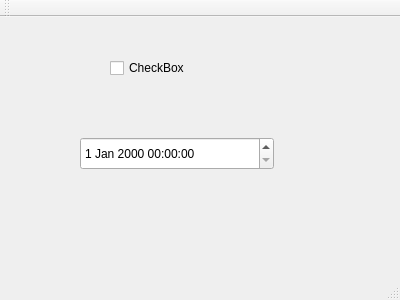
<?xml version="1.0" encoding="UTF-8"?>
<ui version="4.0">
 <class>MainWindow</class>
 <widget class="QMainWindow" name="MainWindow">
  <property name="geometry">
   <rect>
    <x>0</x>
    <y>0</y>
    <width>400</width>
    <height>300</height>
   </rect>
  </property>
  <property name="windowTitle">
   <string>MainWindow</string>
  </property>
  <widget class="QWidget" name="centralWidget">
   <widget class="QCheckBox" name="checkBox">
    <property name="geometry">
     <rect>
      <x>110</x>
      <y>40</y>
      <width>98</width>
      <height>22</height>
     </rect>
    </property>
    <property name="text">
     <string>CheckBox</string>
    </property>
   </widget>
   <widget class="QDateTimeEdit" name="dateTimeEdit">
    <property name="geometry">
     <rect>
      <x>80</x>
      <y>120</y>
      <width>194</width>
      <height>33</height>
     </rect>
    </property>
   </widget>
  </widget>
  <widget class="QMenuBar" name="menuBar">
   <property name="geometry">
    <rect>
     <x>0</x>
     <y>0</y>
     <width>400</width>
     <height>27</height>
    </rect>
   </property>
  </widget>
  <widget class="QToolBar" name="mainToolBar">
   <attribute name="toolBarArea">
    <enum>TopToolBarArea</enum>
   </attribute>
   <attribute name="toolBarBreak">
    <bool>false</bool>
   </attribute>
  </widget>
  <widget class="QStatusBar" name="statusBar"/>
 </widget>
 <layoutdefault spacing="6" margin="11"/>
 <resources/>
 <connections/>
</ui>
